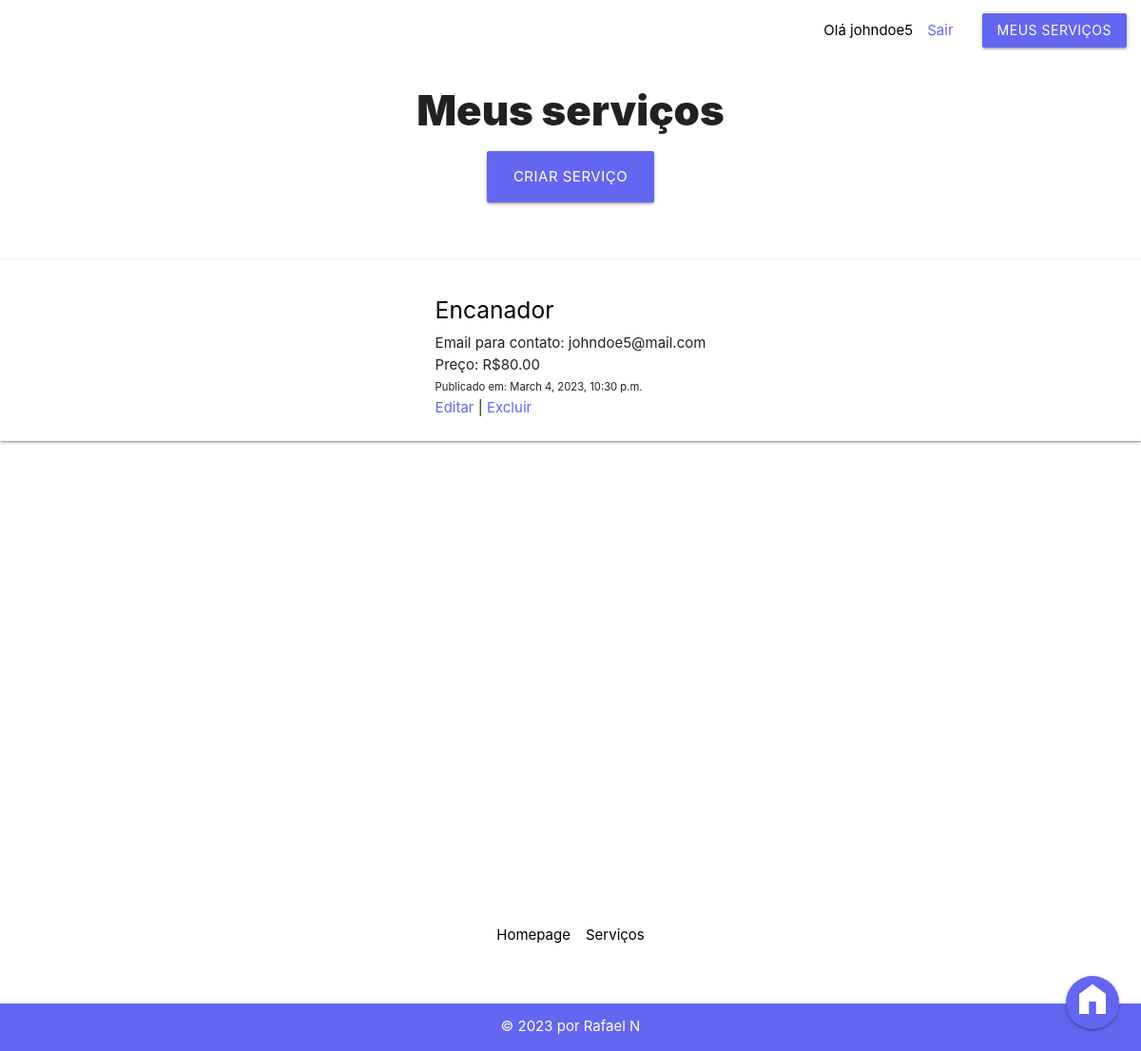
The app's page /servicosapp/servicos/usuario/meus_servicos/ (signed in), older data.
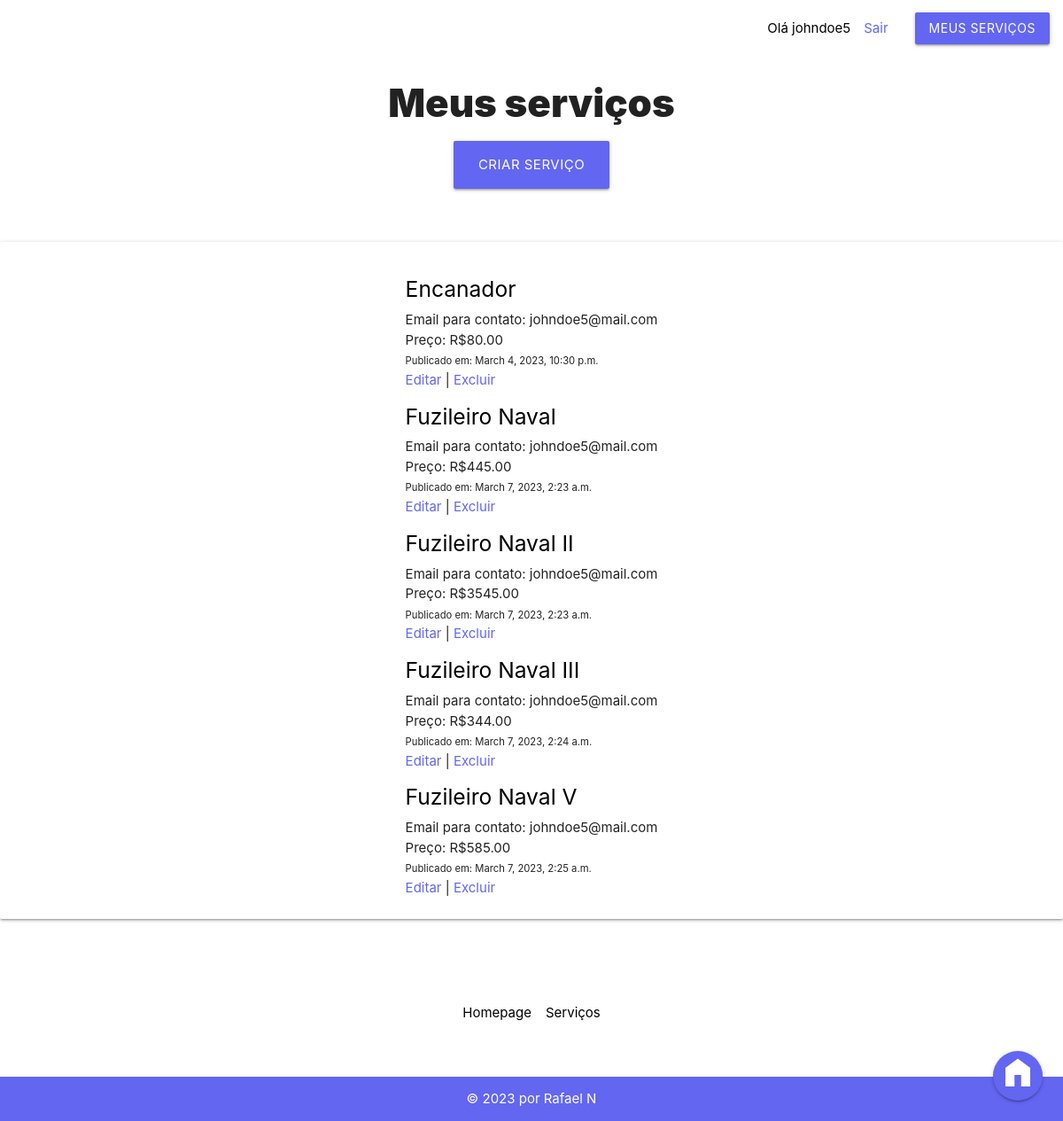
The same page, newer data.
### servicosapp/models.py (models this page shows, shortened)
class Servico(models.Model):
    id_servico = models.AutoField(primary_key=True)
    fk_usuario = models.ForeignKey(auth_user, on_delete=models.DO_NOTHING, null=True)
    fk_categoria = models.ForeignKey(Categoria, on_delete=models.CASCADE, null=True)
    fk_municipio = models.ForeignKey(Municipio, on_delete=models.CASCADE, null=True)
    titulo = models.CharField(max_length=150, null=False)
    descricao = models.CharField(max_length=150, default=None)
    email = models.CharField(max_length=150, null=False)
    telefone_1 = models.CharField(max_length=50, null=True)
    telefone_2 = models.CharField(max_length=50, null=True)
    preco = models.IntegerField(default=0, null=True)
    data_pub = models.DateTimeField("Data de publicação", default=django.utils.timezone.now, null=True)

### servicosapp/views.py (the view)
# urls.py: path('servicos/usuario/meus_servicos/', views.meus_servicos, name='meus_servicos'),
@login_required(login_url="/servicosapp/usuario/entrar")
def meus_servicos(request):
       current_user = request.user
       meus_servicos = Servico.objects.filter(fk_usuario = current_user.id)
       context = {
            'current_user': current_user,
            'meus_servicos': meus_servicos
       }
       return render(request, 'servicosapp/usuario/meus_servicos.html', context)

### servicosapp/templates/servicosapp/usuario/meus_servicos.html
{% extends 'base.html' %}
{% block content %}
<h3>Meus serviços</h3>
<a style="background-color: var(--accent-color); max-width: max-content; text-decoration: none; display: block; margin-left: auto; margin-right: auto;"
    class="link-btn waves-effect waves-light btn-large" href="{% url 'servicosapp:criar_servicos' %}">Criar serviço</a>
<div class="card-panel" style="margin-top: 4em; display: flex; justify-content: center; align-items: center;">
    {% if meus_servicos %}
    <ul>
        {% for meu_servico in meus_servicos %}
        <a id="ancora-servicos" href="{% url 'servicosapp:detalhes_servicos' meu_servico.id_servico %}">
            <h5>{{ meu_servico.titulo }}</h5>
        </a>
        <li>Email para contato: {{ meu_servico.email }}</li>
        <li>Preço: R${{ meu_servico.preco }}.00</li>
        <li><small>Publicado em: {{ meu_servico.data_pub }}</small></li>
        <a href="/servicosapp/servicos/{{ meu_servico.id_servico }}/editar/">Editar</a>
        |
        <a id="excluir-btn" href="/servicosapp/servicos/{{ meu_servico.id_servico }}/excluir/">Excluir</a>
        {% endfor %}
    </ul>
</div>
{% else %}
<p style="text-align: center; margin-top: 4em;">Não há serviços cadastrados!</p>
{% endif %}
{% endblock content %}

Row changes from the older to the newer data that the page shows:
added Servico: titulo "Fuzileiro Naval", email "johndoe5@mail.com", preco "445", data_pub "March 7, 2023, 2:23 a.m."
added Servico: titulo "Fuzileiro Naval II", email "johndoe5@mail.com", preco "3545", data_pub "March 7, 2023, 2:23 a.m."
added Servico: titulo "Fuzileiro Naval III", email "johndoe5@mail.com", preco "344", data_pub "March 7, 2023, 2:24 a.m."
added Servico: titulo "Fuzileiro Naval V", email "johndoe5@mail.com", preco "585", data_pub "March 7, 2023, 2:25 a.m."
